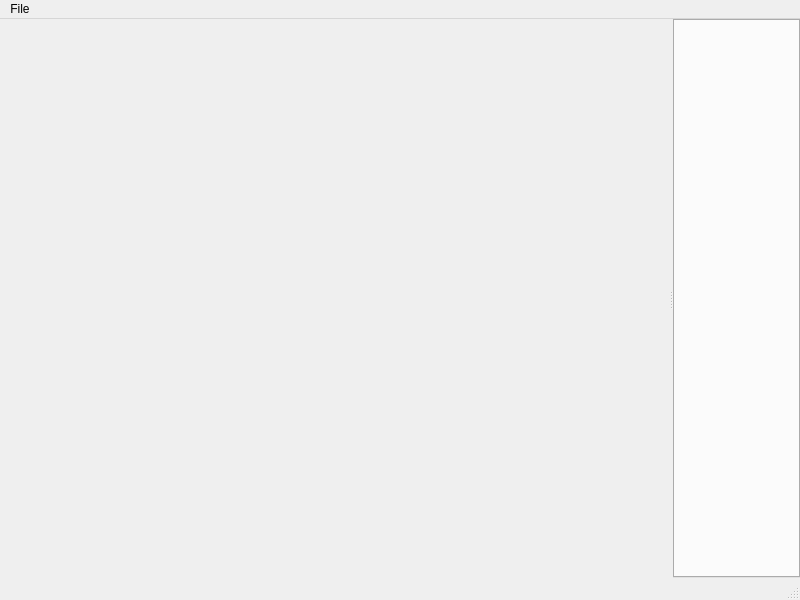
<?xml version="1.0" encoding="UTF-8"?>
<ui version="4.0">
 <class>MainWindow</class>
 <widget class="QMainWindow" name="MainWindow">
  <property name="geometry">
   <rect>
    <x>0</x>
    <y>0</y>
    <width>800</width>
    <height>600</height>
   </rect>
  </property>
  <property name="windowTitle">
   <string>MainWindow</string>
  </property>
  <widget class="QWidget" name="centralwidget">
   <layout class="QGridLayout" name="gridLayout">
    <property name="leftMargin">
     <number>0</number>
    </property>
    <property name="topMargin">
     <number>0</number>
    </property>
    <property name="rightMargin">
     <number>0</number>
    </property>
    <property name="bottomMargin">
     <number>0</number>
    </property>
    <property name="spacing">
     <number>0</number>
    </property>
    <item row="0" column="0">
     <widget class="MainWindowMenuPanel" name="menuPanel" native="true"/>
    </item>
    <item row="0" column="1">
     <widget class="QSplitter" name="splitter">
      <property name="orientation">
       <enum>Qt::Horizontal</enum>
      </property>
      <widget class="MainWindowSidePanel" name="sidePanel" native="true"/>
      <widget class="QTabWidget" name="tabWidget">
       <property name="tabsClosable">
        <bool>true</bool>
       </property>
       <property name="movable">
        <bool>true</bool>
       </property>
       <property name="tabBarAutoHide">
        <bool>false</bool>
       </property>
      </widget>
     </widget>
    </item>
   </layout>
  </widget>
  <widget class="QStatusBar" name="statusbar"/>
  <widget class="QMenuBar" name="menubar">
   <property name="geometry">
    <rect>
     <x>0</x>
     <y>0</y>
     <width>800</width>
     <height>21</height>
    </rect>
   </property>
   <widget class="QMenu" name="menuFile">
    <property name="title">
     <string>File</string>
    </property>
    <addaction name="actionOpen_Project"/>
    <addaction name="actionClose_project"/>
    <addaction name="separator"/>
    <addaction name="actionExit"/>
   </widget>
   <addaction name="menuFile"/>
  </widget>
  <action name="actionOpen_Project">
   <property name="text">
    <string>Open project ...</string>
   </property>
  </action>
  <action name="actionClose_project">
   <property name="text">
    <string>Close project</string>
   </property>
  </action>
  <action name="actionExit">
   <property name="text">
    <string>Exit</string>
   </property>
  </action>
  <action name="actionRebuild_dependency_tree">
   <property name="text">
    <string>Rebuild dependency tree</string>
   </property>
  </action>
  <action name="actionDebug_dependency_tree">
   <property name="text">
    <string>Debug dependency tree</string>
   </property>
  </action>
 </widget>
 <customwidgets>
  <customwidget>
   <class>MainWindowSidePanel</class>
   <extends>QWidget</extends>
   <header location="global">editor/mainwindowsidepanel.hh</header>
   <container>1</container>
  </customwidget>
  <customwidget>
   <class>MainWindowMenuPanel</class>
   <extends>QWidget</extends>
   <header location="global">editor/mainwindowmenupanel.hh</header>
   <container>1</container>
  </customwidget>
 </customwidgets>
 <resources>
  <include location="resources.qrc"/>
 </resources>
 <connections/>
</ui>
